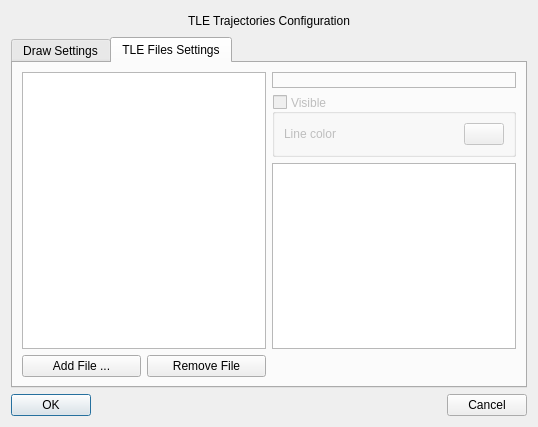
<?xml version="1.0" encoding="UTF-8"?>
<ui version="4.0">
 <class>tleTrajDialog</class>
 <widget class="QWidget" name="tleTrajDialog">
  <property name="geometry">
   <rect>
    <x>0</x>
    <y>0</y>
    <width>538</width>
    <height>427</height>
   </rect>
  </property>
  <property name="windowTitle">
   <string>Satellite trajectories dialog</string>
  </property>
  <layout class="QVBoxLayout" name="verticalLayout_3">
   <item>
    <layout class="QHBoxLayout" name="horizontalLayout_3">
     <item>
      <spacer name="horizontalSpacer">
       <property name="orientation">
        <enum>Qt::Horizontal</enum>
       </property>
       <property name="sizeHint" stdset="0">
        <size>
         <width>40</width>
         <height>20</height>
        </size>
       </property>
      </spacer>
     </item>
     <item>
      <widget class="QLabel" name="stelWindowTitle">
       <property name="text">
        <string>TLE Trajectories Configuration</string>
       </property>
      </widget>
     </item>
     <item>
      <spacer name="horizontalSpacer_3">
       <property name="orientation">
        <enum>Qt::Horizontal</enum>
       </property>
       <property name="sizeHint" stdset="0">
        <size>
         <width>40</width>
         <height>20</height>
        </size>
       </property>
      </spacer>
     </item>
    </layout>
   </item>
   <item>
    <widget class="QTabWidget" name="tabWidget">
     <property name="minimumSize">
      <size>
       <width>0</width>
       <height>0</height>
      </size>
     </property>
     <property name="maximumSize">
      <size>
       <width>16777215</width>
       <height>16777215</height>
      </size>
     </property>
     <property name="tabPosition">
      <enum>QTabWidget::North</enum>
     </property>
     <property name="tabShape">
      <enum>QTabWidget::Rounded</enum>
     </property>
     <property name="currentIndex">
      <number>1</number>
     </property>
     <property name="elideMode">
      <enum>Qt::ElideNone</enum>
     </property>
     <widget class="QWidget" name="draw_set">
      <property name="minimumSize">
       <size>
        <width>0</width>
        <height>0</height>
       </size>
      </property>
      <attribute name="title">
       <string>Draw Settings</string>
      </attribute>
      <layout class="QVBoxLayout" name="verticalLayout_2">
       <item>
        <layout class="QGridLayout" name="gridLayout" rowstretch="0,0">
         <item row="0" column="0">
          <widget class="QLabel" name="label_15">
           <property name="text">
            <string>Time window [sec]</string>
           </property>
          </widget>
         </item>
         <item row="0" column="1">
          <spacer name="horizontalSpacer_16">
           <property name="orientation">
            <enum>Qt::Horizontal</enum>
           </property>
           <property name="sizeHint" stdset="0">
            <size>
             <width>40</width>
             <height>20</height>
            </size>
           </property>
          </spacer>
         </item>
         <item row="0" column="2">
          <widget class="QSpinBox" name="tWin">
           <property name="minimum">
            <number>1</number>
           </property>
           <property name="maximum">
            <number>9999999</number>
           </property>
           <property name="value">
            <number>120</number>
           </property>
          </widget>
         </item>
         <item row="1" column="0">
          <widget class="QLabel" name="label">
           <property name="text">
            <string>Number of segments</string>
           </property>
          </widget>
         </item>
         <item row="1" column="2">
          <widget class="QSpinBox" name="segNum">
           <property name="frame">
            <bool>true</bool>
           </property>
           <property name="minimum">
            <number>10</number>
           </property>
           <property name="maximum">
            <number>9999</number>
           </property>
          </widget>
         </item>
        </layout>
       </item>
      </layout>
     </widget>
     <widget class="QWidget" name="file_set">
      <property name="minimumSize">
       <size>
        <width>0</width>
        <height>0</height>
       </size>
      </property>
      <attribute name="title">
       <string>TLE Files Settings</string>
      </attribute>
      <layout class="QVBoxLayout" name="verticalLayout">
       <item>
        <layout class="QGridLayout" name="gridLayout_2">
         <item row="0" column="2" colspan="2">
          <widget class="QLabel" name="objName">
           <property name="frameShape">
            <enum>QFrame::StyledPanel</enum>
           </property>
           <property name="frameShadow">
            <enum>QFrame::Plain</enum>
           </property>
           <property name="text">
            <string/>
           </property>
          </widget>
         </item>
         <item row="1" column="2" colspan="2">
          <widget class="QGroupBox" name="objVisible">
           <property name="enabled">
            <bool>false</bool>
           </property>
           <property name="title">
            <string>Visible</string>
           </property>
           <property name="alignment">
            <set>Qt::AlignLeading|Qt::AlignLeft|Qt::AlignVCenter</set>
           </property>
           <property name="flat">
            <bool>true</bool>
           </property>
           <property name="checkable">
            <bool>true</bool>
           </property>
           <property name="checked">
            <bool>false</bool>
           </property>
           <layout class="QHBoxLayout" name="horizontalLayout_2">
            <item>
             <widget class="QLabel" name="label_2">
              <property name="text">
               <string>Line color</string>
              </property>
             </widget>
            </item>
            <item>
             <spacer name="horizontalSpacer_2">
              <property name="orientation">
               <enum>Qt::Horizontal</enum>
              </property>
              <property name="sizeHint" stdset="0">
               <size>
                <width>40</width>
                <height>20</height>
               </size>
              </property>
             </spacer>
            </item>
            <item>
             <widget class="QPushButton" name="LineCB">
              <property name="acceptDrops">
               <bool>false</bool>
              </property>
              <property name="text">
               <string/>
              </property>
             </widget>
            </item>
           </layout>
          </widget>
         </item>
         <item row="0" column="0" rowspan="3" colspan="2">
          <widget class="QTreeView" name="tlefilestree">
           <property name="frameShadow">
            <enum>QFrame::Sunken</enum>
           </property>
           <property name="horizontalScrollBarPolicy">
            <enum>Qt::ScrollBarAsNeeded</enum>
           </property>
           <property name="autoScroll">
            <bool>false</bool>
           </property>
           <property name="editTriggers">
            <set>QAbstractItemView::NoEditTriggers</set>
           </property>
           <property name="rootIsDecorated">
            <bool>true</bool>
           </property>
           <property name="uniformRowHeights">
            <bool>false</bool>
           </property>
           <property name="wordWrap">
            <bool>false</bool>
           </property>
           <property name="headerHidden">
            <bool>true</bool>
           </property>
          </widget>
         </item>
         <item row="3" column="0">
          <widget class="QPushButton" name="addFileBut">
           <property name="text">
            <string>Add File ...</string>
           </property>
          </widget>
         </item>
         <item row="3" column="1">
          <widget class="QPushButton" name="remFileBut">
           <property name="text">
            <string>Remove File</string>
           </property>
          </widget>
         </item>
         <item row="2" column="2" colspan="2">
          <widget class="QPlainTextEdit" name="objInfo">
           <property name="font">
            <font>
             <family>Monospace</family>
             <pointsize>8</pointsize>
            </font>
           </property>
           <property name="acceptDrops">
            <bool>false</bool>
           </property>
           <property name="undoRedoEnabled">
            <bool>false</bool>
           </property>
           <property name="readOnly">
            <bool>true</bool>
           </property>
          </widget>
         </item>
        </layout>
       </item>
      </layout>
     </widget>
    </widget>
   </item>
   <item>
    <layout class="QHBoxLayout" name="horizontalLayout">
     <item>
      <widget class="QPushButton" name="okButton">
       <property name="text">
        <string>OK</string>
       </property>
       <property name="default">
        <bool>true</bool>
       </property>
      </widget>
     </item>
     <item>
      <spacer name="horizontalSpacer_5">
       <property name="orientation">
        <enum>Qt::Horizontal</enum>
       </property>
       <property name="sizeHint" stdset="0">
        <size>
         <width>40</width>
         <height>20</height>
        </size>
       </property>
      </spacer>
     </item>
     <item>
      <widget class="QPushButton" name="cancelButton">
       <property name="text">
        <string>Cancel</string>
       </property>
       <property name="default">
        <bool>false</bool>
       </property>
      </widget>
     </item>
    </layout>
   </item>
  </layout>
 </widget>
 <tabstops>
  <tabstop>okButton</tabstop>
  <tabstop>cancelButton</tabstop>
 </tabstops>
 <resources/>
 <connections/>
</ui>
